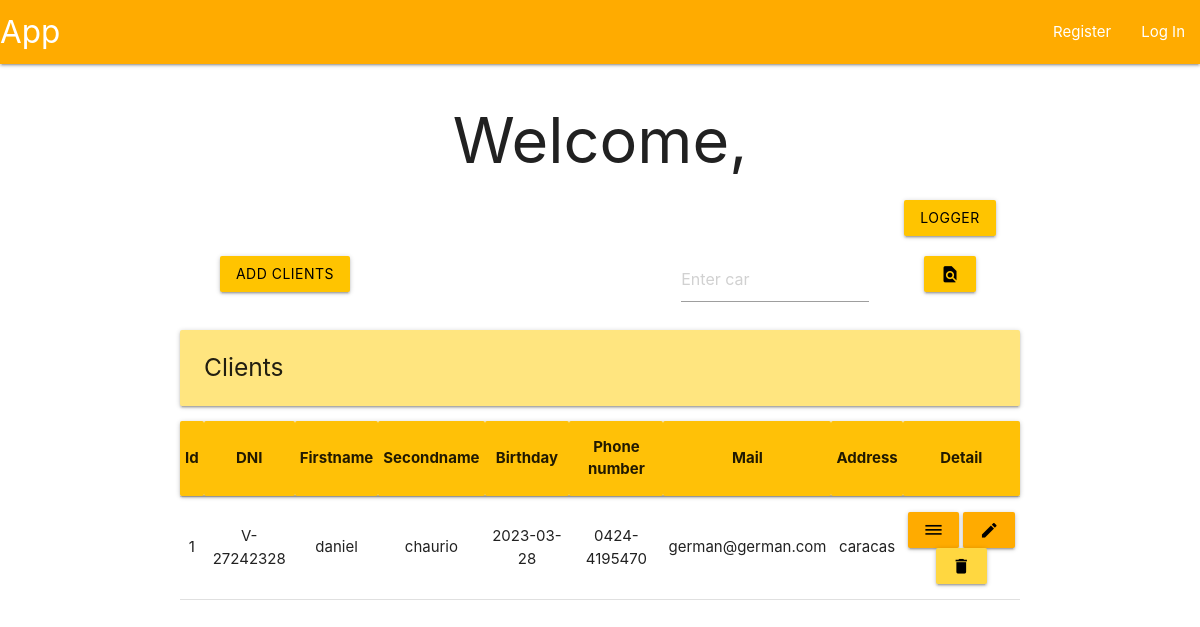
The app's page /clients, older data.
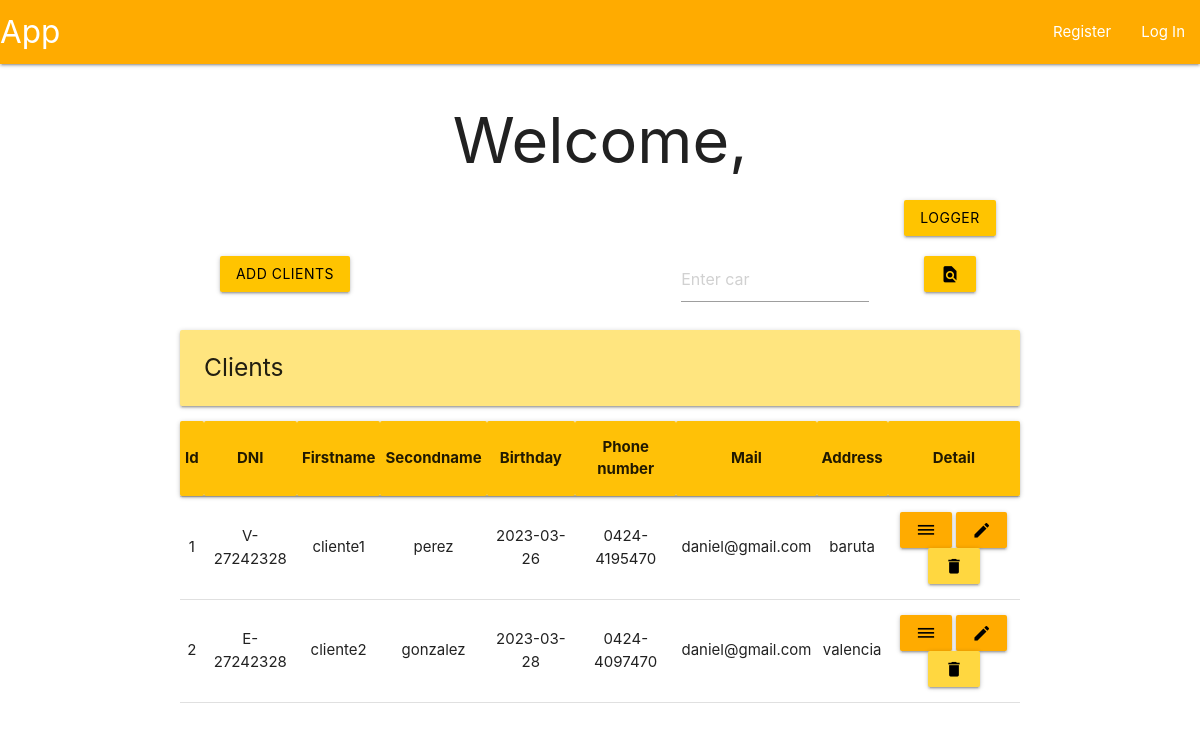
The same page, newer data.
### tables this page shows
CREATE TABLE clients (
    id INTEGER PRIMARY KEY AUTOINCREMENT,
    dni TEXT NOT NULL UNIQUE,
    firstname TEXT NOT NULL,
    secondname TEXT NOT NULL,
    birthday TEXT NOT NULL,
    tlf TEXT NOT NULL,
    mail TEXT NOT NULL,
    address TEXT NOT NULL
);

### app/clientView.py (the view, shortened to what this page needs)
@bp.route('', methods=('POST', 'GET'))
def clientView():
    db = get_db()
    flag = False
    if not flag:
        clients = db.execute('SELECT * FROM clients').fetchall()
    return render_template('index/analist/analistView.html', clients=clients)

### app/auth.py (called while the page is built)
@bp.before_app_request
def load_logged_in_user():
    user_id = session.get('user_id')
    if user_id is None:
        g.user = None
    else:
        g.user = get_db().execute(
            "SELECT * FROM user WHERE id = ?",
            (user_id,)
        ).fetchone()

### app/db.py (called while the page is built)
def get_db():
    if 'db' not in g:
        g.db = sqlite3.connect(
            current_app.config['DATABASE'],
            detect_types = sqlite3.PARSE_DECLTYPES
        )
        g.db.row_factory = sqlite3.Row
    return g.db

### app/templates/index/analist/analistView.html (shortened to what this page needs)
{% extends 'base.html' %}
{% block header %}
    <h1>{%block title %}Welcome, {{ g.user['username']}}{% endblock %}</h1>
{% endblock %}
{% block content %}
{% if g.user['roleId'] != 1%}
<div class="row">
    <div class="col s2 offset-s10">
        <form method="POST">
            <button class="btn amber accent-3 black-text" name="logs">logger</button>
        </form>
    </div>
</div>
{% endif %}
<div class="row">
    <form method="POST">
        <div class="col s3">
            <button class="btn amber accent-3 black-text" name="add">Add clients</button>
        </div>
    </form>
    <form method="POST">
      <div class="col s3 offset-s4">
        <input placeholder="Enter car" name="find">
      </div>
      <div class="col s2">
        <button class="btn amber accent-3 black-text" type="submit" value="Find logs">
            <i class="material-icons">find_in_page</i>
        </button>
      </div>
    </form>
</div>
<div class="left-align">
    <h5 class="card-panel amber accent-1">Clients</h5>
</div>
<table class="centered">
    <thead class="card-panel amber acent-1">
        <tr>
            <th>Id</th>
            <th>DNI</th>
            <th>Firstname</th>
            <th>Secondname</th>
            <th>Birthday</th>
            <th>Phone number</th>
            <th>Mail</th>
            <th>Address</th>
            <th>Detail</th>
        </tr>
    </thead>
    <tbody>
        {% for client in clients %}
        <tr>
            <td>{{ client['id'] }}</td>
            <td>{{ client['dni'] }}</td>
            <td>{{ client['firstname'] }}</td>
            <td>{{ client['secondname'] }}</td>
            <td>{{ client['Birthday'] }}</td>
            <td>{{ client['tlf'] }}</td>
            <td>{{ client['mail'] }}</td>
            <td>{{ client['address'] }}</td>
            <td>
                <form method="POST">
                    <button class="btn amber accent-4 black-text", name="detail" value="{{ client['id'] }}">
                        <i class="material-icons">dehaze</i>
                    </button>
                    <button class="btn amber accent-4 black-text", name="modify" value="{{ client['id'] }}">
                        <i class="material-icons">edit</i>
                    </button>
                    <button class="btn amber accent-2 black-text" name="delete" value="{{ client['id'] }}">
                        <i class="material-icons">delete</i>
                    </button>
                </form>
            </td>
        </tr>
        {% endfor %}
    </tbody>
</table>
{% endblock %}

### app/templates/base.html (shortened to what this page needs)
<!DOCTYPE html>
<link rel="stylesheet" href="{{ url_for('static', filename='materialize.css') }}">
<link rel="stylesheet" href="{{ url_for('static', filename='style.css') }}">
<nav>
    <div class="nav-wrapper amber accent-4">
      <a href="#" class="brand-logo">App</a>
      <ul class="right hide-n black-text text-black">
        {% if g.user %}
            <li><a href="{{ url_for('user.profile')}}">{{ g.user['username'] }}</span></a>
            <li><a href="{{ url_for('auth.logout') }}">Log Out</a>
        {% else %}
            <li><a href="{{ url_for('auth.register') }}">Register</a>
            <li><a href="{{ url_for('auth.login') }}">Log In</a>
        {% endif %}
      </ul>
    </div>
</nav>
<section class="content container center-align">
    <header>
        {% block header %}{% endblock %}
    </header>
    {% block content %}{% endblock %}
</section>

Row changes from the older to the newer data that the page shows:
changed clients id 1: firstname "daniel" → "cliente1"; secondname "chaurio" → "perez"; Birthday "2023-03-28" → "2023-03-26"; mail "german@german.com" → "daniel@gmail.com"; address "caracas" → "baruta"
added clients: id "2", dni "E-27242328", firstname "cliente2", secondname "gonzalez", Birthday "2023-03-28", tlf "0424-4097470", mail "daniel@gmail.com", address "valencia"
